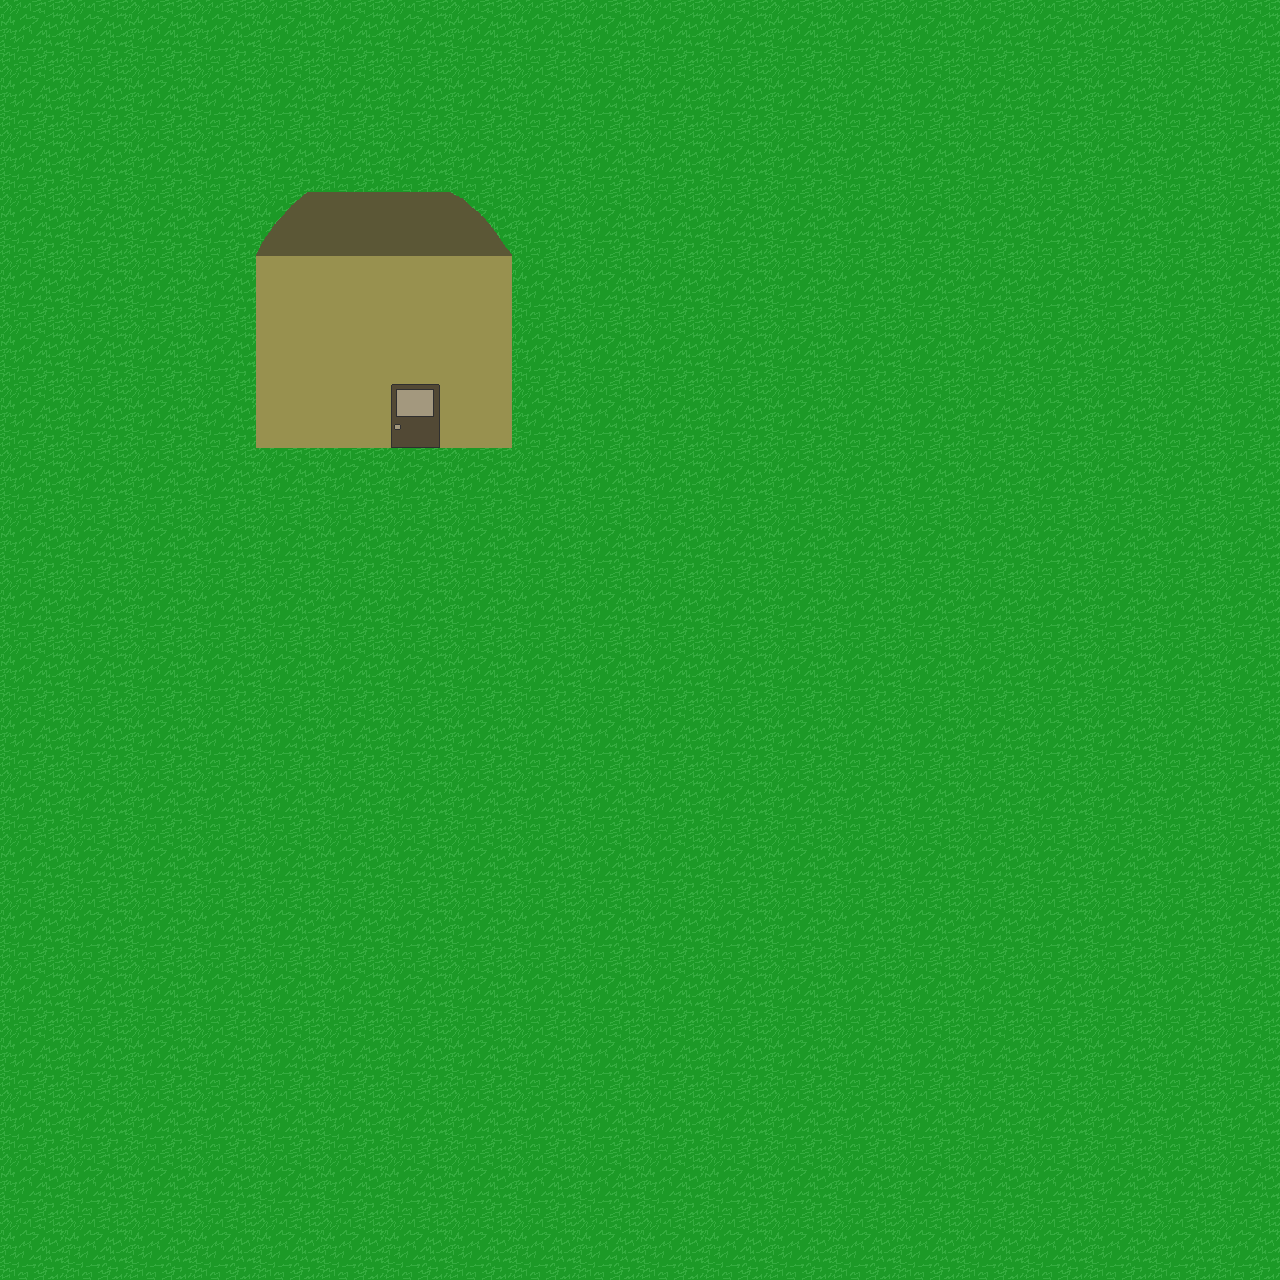

Below is a game level as drawn by its tile map, then a one-line description and the .tmx file that defines it, in full:
An orthogonal 20x20 tile map with 64x64 px tiles, 3 tile layers (Tile Layer 1, Tile Layer 2, Tile Layer 3).

<map version="1.0" tiledversion="1.0.2" orientation="orthogonal" renderorder="right-down" width="20" height="20" tilewidth="64" tileheight="64" nextobjectid="1">
 <tileset firstgid="1" source="environment.tsx" />
 <layer name="Tile Layer 1" width="20" height="20">
  <data encoding="csv">
1,1,1,1,1,1,1,1,1,1,1,1,1,1,1,1,1,1,1,1,
1,1,1,1,1,1,1,1,1,1,1,1,1,1,1,1,1,1,1,1,
1,1,1,1,1,1,1,1,1,1,1,1,1,1,1,1,1,1,1,1,
1,1,1,1,1,1,1,1,1,1,1,1,1,1,1,1,1,1,1,1,
1,1,1,1,1,1,1,1,1,1,1,1,1,1,1,1,1,1,1,1,
1,1,1,1,1,1,1,1,1,1,1,1,1,1,1,1,1,1,1,1,
1,1,1,1,1,1,1,1,1,1,1,1,1,1,1,1,1,1,1,1,
1,1,1,1,1,1,1,1,1,1,1,1,1,1,1,1,1,1,1,1,
1,1,1,1,1,1,1,1,1,1,1,1,1,1,1,1,1,1,1,1,
1,1,1,1,1,1,1,1,1,1,1,1,1,1,1,1,1,1,1,1,
1,1,1,1,1,1,1,1,1,1,1,1,1,1,1,1,1,1,1,1,
1,1,1,1,1,1,1,1,1,1,1,1,1,1,1,1,1,1,1,1,
1,1,1,1,1,1,1,1,1,1,1,1,1,1,1,1,1,1,1,1,
1,1,1,1,1,1,1,1,1,1,1,1,1,1,1,1,1,1,1,1,
1,1,1,1,1,1,1,1,1,1,1,1,1,1,1,1,1,1,1,1,
1,1,1,1,1,1,1,1,1,1,1,1,1,1,1,1,1,1,1,1,
1,1,1,1,1,1,1,1,1,1,1,1,1,1,1,1,1,1,1,1,
1,1,1,1,1,1,1,1,1,1,1,1,1,1,1,1,1,1,1,1,
1,1,1,1,1,1,1,1,1,1,1,1,1,1,1,1,1,1,1,1,
1,1,1,1,1,1,1,1,1,1,1,1,1,1,1,1,1,1,1,1
</data>
 </layer>
 <layer name="Tile Layer 2" width="20" height="20">
  <data encoding="csv">
0,0,0,0,0,0,0,0,0,0,0,0,0,0,0,0,0,0,0,0,
0,0,0,0,0,0,0,0,0,0,0,0,0,0,0,0,0,0,0,0,
0,0,0,0,0,0,0,0,0,0,0,0,0,0,0,0,0,0,0,0,
0,0,0,0,395,396,396,397,0,0,0,0,0,0,0,0,0,0,0,0,
0,0,0,0,2,2,2,2,0,0,0,0,0,0,0,0,0,0,0,0,
0,0,0,0,2,2,2,2,0,0,0,0,0,0,0,0,0,0,0,0,
0,0,0,0,2,2,2,2,0,0,0,0,0,0,0,0,0,0,0,0,
0,0,0,0,0,0,0,0,0,0,0,0,0,0,0,0,0,0,0,0,
0,0,0,0,0,0,0,0,0,0,0,0,0,0,0,0,0,0,0,0,
0,0,0,0,0,0,0,0,0,0,0,0,0,0,0,0,0,0,0,0,
0,0,0,0,0,0,0,0,0,0,0,0,0,0,0,0,0,0,0,0,
0,0,0,0,0,0,0,0,0,0,0,0,0,0,0,0,0,0,0,0,
0,0,0,0,0,0,0,0,0,0,0,0,0,0,0,0,0,0,0,0,
0,0,0,0,0,0,0,0,0,0,0,0,0,0,0,0,0,0,0,0,
0,0,0,0,0,0,0,0,0,0,0,0,0,0,0,0,0,0,0,0,
0,0,0,0,0,0,0,0,0,0,0,0,0,0,0,0,0,0,0,0,
0,0,0,0,0,0,0,0,0,0,0,0,0,0,0,0,0,0,0,0,
0,0,0,0,0,0,0,0,0,0,0,0,0,0,0,0,0,0,0,0,
0,0,0,0,0,0,0,0,0,0,0,0,0,0,0,0,0,0,0,0,
0,0,0,0,0,0,0,0,0,0,0,0,0,0,0,0,0,0,0,0
</data>
 </layer>
 <layer name="Tile Layer 3" width="20" height="20">
  <data encoding="csv">
0,0,0,0,0,0,0,0,0,0,0,0,0,0,0,0,0,0,0,0,
0,0,0,0,0,0,0,0,0,0,0,0,0,0,0,0,0,0,0,0,
0,0,0,0,0,0,0,0,0,0,0,0,0,0,0,0,0,0,0,0,
0,0,0,0,0,0,0,0,0,0,0,0,0,0,0,0,0,0,0,0,
0,0,0,0,0,0,0,0,0,0,0,0,0,0,0,0,0,0,0,0,
0,0,0,0,0,0,0,0,0,0,0,0,0,0,0,0,0,0,0,0,
0,0,0,0,0,0,392,0,0,0,0,0,0,0,0,0,0,0,0,0,
0,0,0,0,0,0,0,0,0,0,0,0,0,0,0,0,0,0,0,0,
0,0,0,0,0,0,0,0,0,0,0,0,0,0,0,0,0,0,0,0,
0,0,0,0,0,0,0,0,0,0,0,0,0,0,0,0,0,0,0,0,
0,0,0,0,0,0,0,0,0,0,0,0,0,0,0,0,0,0,0,0,
0,0,0,0,0,0,0,0,0,0,0,0,0,0,0,0,0,0,0,0,
0,0,0,0,0,0,0,0,0,0,0,0,0,0,0,0,0,0,0,0,
0,0,0,0,0,0,0,0,0,0,0,0,0,0,0,0,0,0,0,0,
0,0,0,0,0,0,0,0,0,0,0,0,0,0,0,0,0,0,0,0,
0,0,0,0,0,0,0,0,0,0,0,0,0,0,0,0,0,0,0,0,
0,0,0,0,0,0,0,0,0,0,0,0,0,0,0,0,0,0,0,0,
0,0,0,0,0,0,0,0,0,0,0,0,0,0,0,0,0,0,0,0,
0,0,0,0,0,0,0,0,0,0,0,0,0,0,0,0,0,0,0,0,
0,0,0,0,0,0,0,0,0,0,0,0,0,0,0,0,0,0,0,0
</data>
 </layer>
</map>